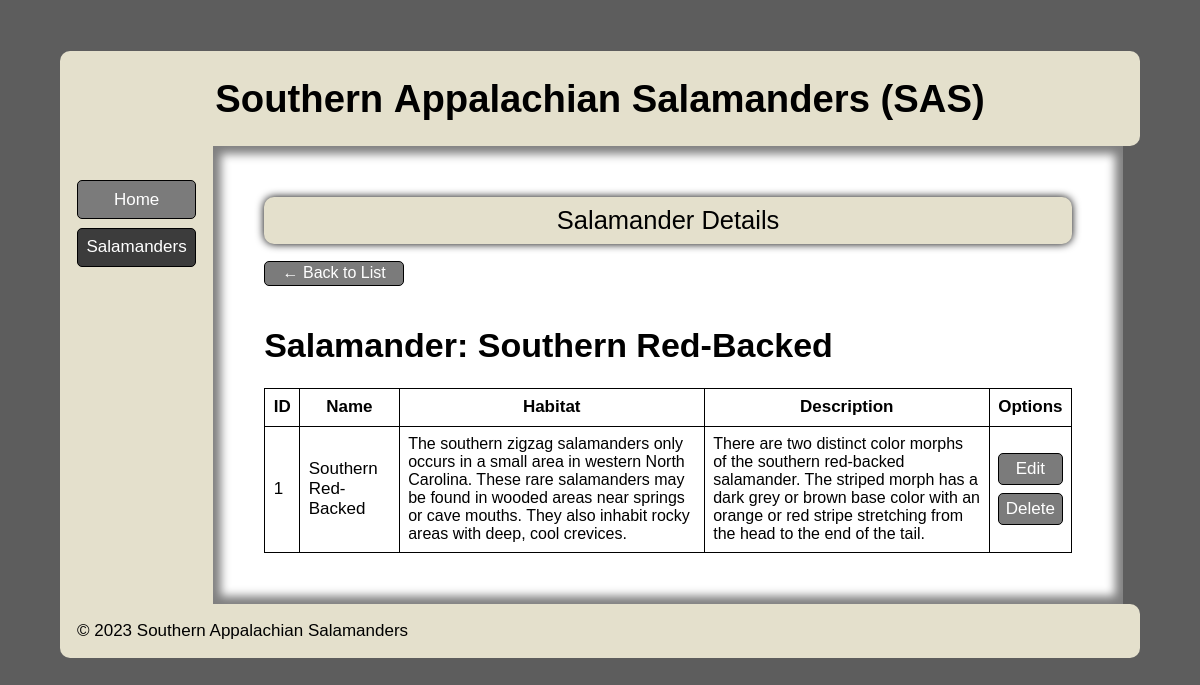
Page /phase04/public/salamanders/show.php?id=1 on the committed database.
### tables this page shows
CREATE TABLE `salamander` (
  `id` int(11) NOT NULL AUTO_INCREMENT,
  `name` varchar(255) NOT NULL,
  `habitat` text,
  `description` text,
  PRIMARY KEY(id)
);

### phase04/private/functions.php (called while the page is built, shortened)
<?php
function url_for($script_path) {
  if($script_path[0] != '/') {
    $script_path = "/" . $script_path;
  }
  return WWW_ROOT . $script_path;
}
function u($string="") {
  return urlencode($string);
}
function h($string="") {
  return htmlspecialchars($string);
}

### phase04/private/query-functions.php (called while the page is built, shortened)
<?php
function find_salamander($id) {
  global $db;
  $sql = "SELECT * FROM salamander ";
  $sql .= "WHERE id='" . $id . "'";
  $result = mysqli_query($db, $sql);
  return $result;
}

### phase04/public/salamanders/show.php (the view, shortened to what this page needs)
<?php
$id = $_GET['id'];
$salamander = mysqli_fetch_assoc(find_salamander($id));
include_once(SHARED_PATH . '/salamander-header.php');
?>
<main>
  <h2>Salamander Details</h2>
  <a class="back-link" href="<?= url_for('salamanders/index.php'); ?>">&#8592; Back to List</a>
  <h1>Salamander: <?php echo h($salamander['name']); ?></h1>
  <table>
    <tr>
      <th>ID</th>
      <th>Name</th>
      <th>Habitat</th>
      <th>Description</th>
      <th>Options</th>
    </tr>
    <tr>
      <td><?= h($salamander['id']) ?></td>
      <td><?= h($salamander['name']) ?></td>
      <td class="tableText"><?= h($salamander['habitat']) ?></td>
      <td class="tableText"><?= h($salamander['description']) ?></td>
      <td>
        <a href="<?= url_for('salamanders/edit.php?id=' . h(u($salamander['id']))); ?>">Edit</a>
        <a href="<?= url_for('salamanders/delete.php?id=' . h(u($salamander['id']))); ?>">Delete</a>
      </td>
    </tr>
  </table>
</main>
<?php include_once(SHARED_PATH . '/salamander-footer.php'); ?>

### phase04/public/stylesheets/salamanders.css (style rules this page uses)
:root { --bgTan: #e4e0cc; --navColor: #7b7b7b; --navHover: #595959; --navCurrent: #3c3c3c; --buttonColor: #4f4f4f; --buttonActive: #7b7b7b; }
* { box-sizing: border-box; }
html { background: #5d5d5d; font: 17px Verdana, Geneva, Tahoma, sans-serif; }
body { display: grid; grid-template: repeat(3, auto) / auto 1fr; max-width: 90%; margin: 3rem auto; }
a { border-radius: 5px; text-decoration: none; }
nav a, table a { background: var(--navColor); border: 1px solid #000; color: #fff; display: block; padding: .5rem; text-align: center; }
.back-link, #create-link { background: var(--navColor); border: 1px solid #000; color: #fff; display: block; font-size: 16px; margin-bottom: 1rem; padding: .15rem; text-align: center; width: 140px; }
main { background: #fff; box-shadow: inset 0 0 10px 8px rgba(0, 0, 0, .5); display: flex; flex-direction: column; grid-area: 2 / 2 / 3 / -1; padding: 3rem; margin-right: 1rem; }
main h2 { background: var(--bgTan); border-radius: 10px; box-shadow: 0 0 8px 0; font-weight: lighter; margin: 0 0 1rem; padding: .52rem; text-align: center; }
main a { padding-bottom: .5rem; }
table, th, td { border: 1px solid; border-collapse: collapse; padding: .5rem;; }
.tableText { font-size: 16px; }
table a { margin-bottom: .5rem; padding: .3rem; }
table a:last-child { margin-bottom: 0; }

### rows in the picture
salamander: name "Southern Red-Backed", id "1", habitat "The southern zigzag salamanders only occurs in a small area in western North Carolina. These rare salamanders may be found in wooded areas near springs or cave mouths. They also inhabit rocky areas with deep, cool crevices.", description "There are two distinct color morphs of the southern red-backed salamander. The striped morph has a dark grey or brown base color with an orange or red stripe stretching from the head to the end of the tail."
